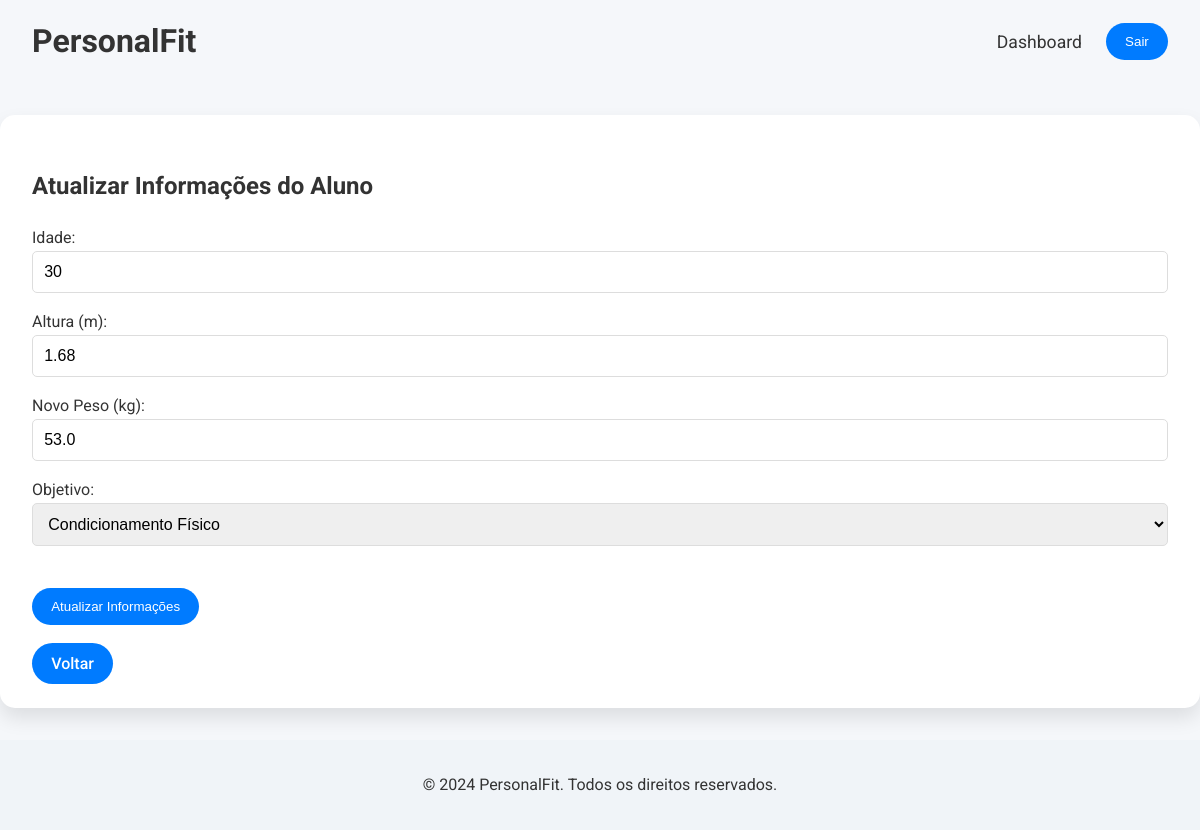
/student-dashboard/update-info/ (signed in), run on an earlier commit of the app's database.
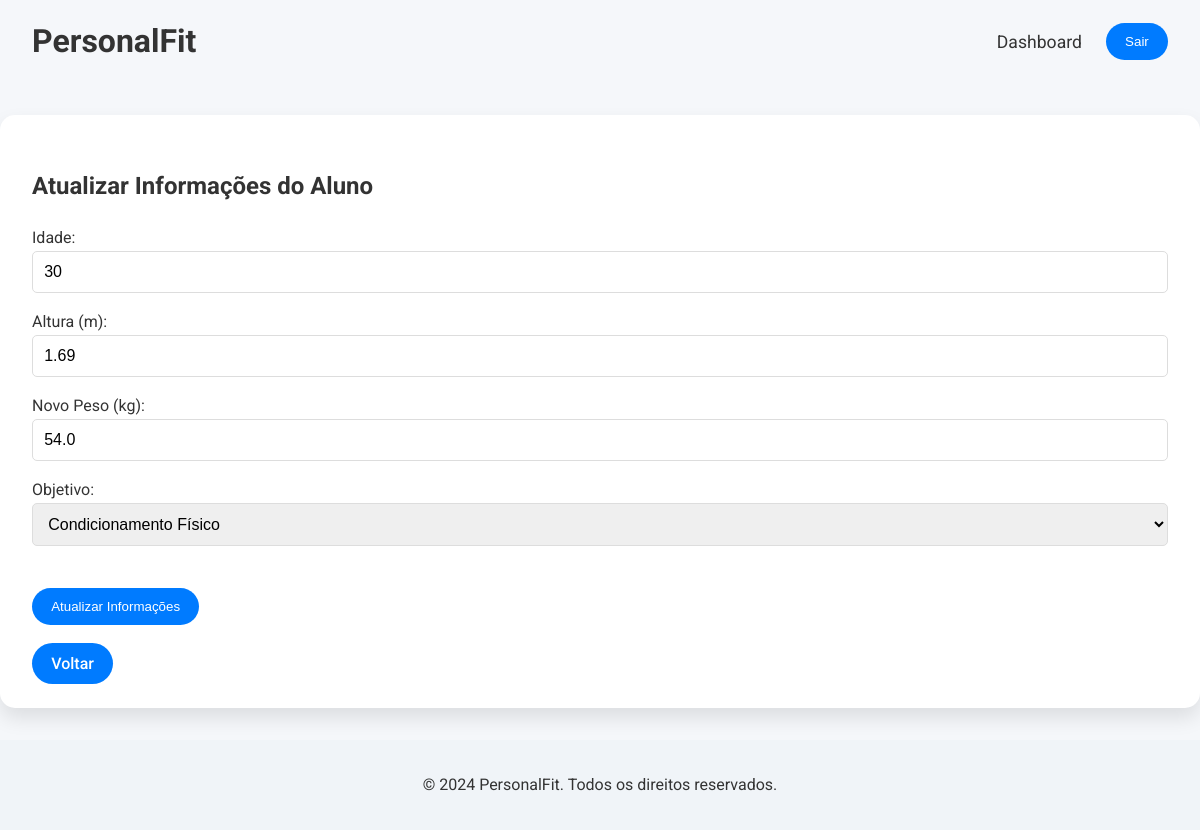
And on a later commit of the database.
### pe_evaluation/models.py (models this page shows, shortened)
class Student(models.Model):
    user = models.OneToOneField(User, on_delete=models.CASCADE)
    age = models.IntegerField(null=True, blank=True)
    height = models.FloatField(null=True, blank=True)
    weight = models.FloatField(null=True, blank=True)
    goal = models.CharField(max_length=50, choices=[
        ('Condicionamento Físico', 'Condicionamento Físico'),
        ('Emagrecimento', 'Emagrecimento'),
        ('Ganho de Massa Muscular', 'Ganho de Massa Muscular'),
    ], null=True, blank=True)

### pe_evaluation/views.py (the view, shortened to what this page needs)
# urls.py: path('student-dashboard/update-info/', views.student_update, name='student_update'),
@login_required
def student_update(request):
    student = request.user.student
    return render(request, 'student_update.html', {'student': student})

### pe_evaluation/templates/student_update.html (shortened to what this page needs)
{% extends 'base.html' %}
{% load static %}
{% block content %}
<section class="section-modern">
    <div class="dashboard-container">
        <h2>Atualizar Informações do Aluno</h2>
        <form method="post" id="student-update-form" class="form-container">
            <label for="age">Idade:</label>
            <input type="number" id="age" name="age" value="{{ student.age }}" required>
            <label for="height">Altura (m):</label>
            <input type="number" id="height" name="height" step="0.01" value="{{ student.height }}" required>
            <label for="new-weight">Novo Peso (kg):</label>
            <input type="number" id="new-weight" name="new_weight" step="0.1" value="{{ student.weight }}" required>
            <label for="goal">Objetivo:</label>
            <select id="goal" name="goal" required>
                <option value="Condicionamento Físico" {% if student.goal == "Condicionamento Físico" %}selected{% endif %}>Condicionamento Físico</option>
            </select>
            <div>
                <br>
                <button type="submit" class="btn">Atualizar Informações</button>
            </div>
        </form>
        <br>
        <a href="{% url 'student_dashboard' %}" class="btn">Voltar</a>
    </div>
</section>
{% endblock %}

What changed in the data, as far as the page shows it:
changed Student "Condicionamento Físico": height "1.68" → "1.69"; new_weight "53.0" → "54.0"
